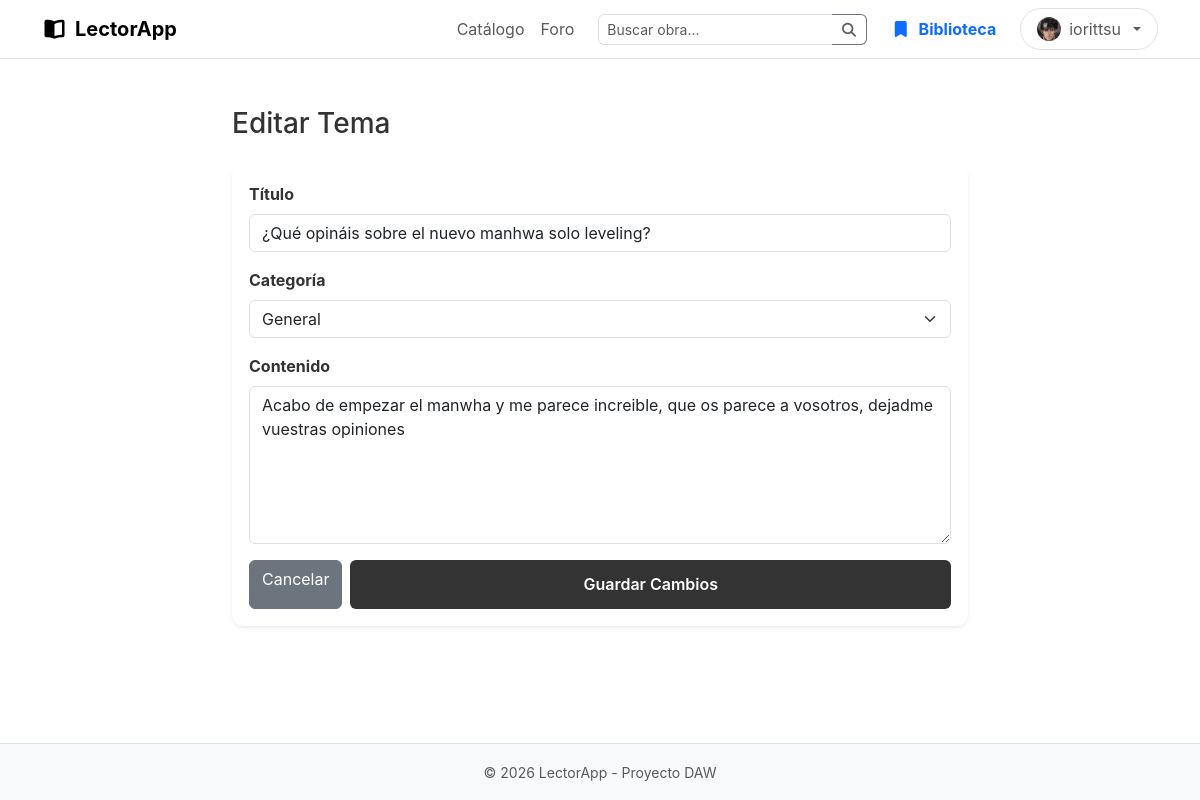
The page /editar_tema.php?id=1 (signed in) on the database its author committed.
### tables this page shows
CREATE TABLE `foro_temas` (
  `id` int(11) NOT NULL,
  `usuario_id` int(11) NOT NULL,
  `titulo` varchar(150) NOT NULL,
  `contenido` text NOT NULL,
  `fecha` datetime DEFAULT current_timestamp(),
  `categoria` varchar(50) NOT NULL DEFAULT 'General',
  `fecha_edicion` datetime DEFAULT NULL
);

### editar_tema.php (the view, shortened to what this page needs)
<?php
require 'includes/db.php';
$idTema = intval($_GET['id']);
$nombreUser = $_SESSION['usuario'];
$sql = "SELECT t.* FROM foro_temas t
        JOIN usuarios u ON t.usuario_id = u.id
        WHERE t.id = $idTema AND u.nombre = ?";
$stmt = $conn->prepare($sql);
$stmt->bind_param("s", $nombreUser);
$stmt->execute();
$tema = $stmt->get_result()->fetch_assoc();
?>
<?php include 'includes/header.php'; ?>
<main class="container py-5">
    <div class="row justify-content-center">
        <div class="col-md-8">
            <h3 class="mb-4">Editar Tema</h3>
            <div class="card shadow-sm">
                <div class="card-body">
                    <form method="POST" action="">
                        <div class="mb-3">
                            <label class="form-label fw-bold">Título</label>
                            <input type="text" name="titulo" class="form-control" value="<?php echo htmlspecialchars($tema['titulo']); ?>" required>
                        </div>
                        <div class="mb-3">
                            <label class="form-label fw-bold">Categoría</label>
                            <select name="categoria" class="form-select">
                                <?php
                                $cats = ['General', 'Teorías', 'Noticias', 'Recomendaciones', 'Off-Topic'];
                                foreach($cats as $c) {
                                    $selected = ($c == $tema['categoria']) ? 'selected' : '';
                                    echo "<option value='$c' $selected>$c</option>";
                                }
                                ?>
                            </select>
                        </div>
                        <div class="mb-3">
                            <label class="form-label fw-bold">Contenido</label>
                            <textarea name="contenido" class="form-control" rows="6" required><?php echo htmlspecialchars($tema['contenido']); ?></textarea>
                        </div>
                        <div class="d-flex justify-content-end gap-2">
                            <a href="tema.php?id=<?php echo $idTema; ?>" class="btn btn-secondary">Cancelar</a>
                            <button type="submit" class="btn btn-primary">Guardar Cambios</button>
                        </div>
                    </form>
                </div>
            </div>
        </div>
    </div>
</main>
<?php include 'includes/footer.php'; ?>

### assets/css/styles.css (style rules this page uses)
:root { --primary-color: #333; --accent-color: #f4f4f5; --star-color: #fbbf24; --blue-action: #2563eb; }
* { margin: 0; padding: 0; box-sizing: border-box; }
body { font-family: 'Inter', sans-serif; background-color: #fff; color: var(--primary-color); display: flex; flex-direction: column; min-height: 100vh; }
main { padding: 2rem 5%; max-width: 1400px; margin: 0 auto; flex: 1; width: 100%; }
select { padding: 0.5rem 1rem; border: 1px solid #eaeaea; border-radius: 6px; background-color: #fff; cursor: pointer; min-width: 150px; }
button { padding: 0.5rem 1rem; cursor: pointer; background: #fff; border: 1px solid #ccc; border-radius: 6px; }
.card { background: #fff; border-radius: 12px; cursor: pointer; transition: transform 0.2s; display: flex; flex-direction: column; text-decoration: none; color: inherit; border: 1px solid transparent; }
.btn-primary { background-color: var(--primary-color); color: white; padding: 0.8rem 1.5rem; border: none; border-radius: 6px; cursor: pointer; width: 100%; font-weight: 600; }

### rows shown on the page
foro_temas: titulo "¿Qué opináis sobre el nuevo manhwa solo leveling?", contenido "Acabo de empezar el manwha y me parece increible, que os parece a vosotros, dejadme vuestras opiniones"

### other values the page prints
$_SESSION['usuario'] "iorittsu"
form field categoria "General"
